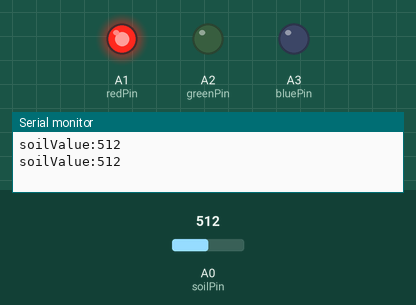
The sketch below on a simulated Arduino Uno, built with avr-gcc and run on an emulated ATmega328P. Shown: output pins drawn as LEDs (lit = HIGH), the last lines printed to the serial monitor. Inputs (shaded band) come from the test bench; at power-on: A0 (soilPin) = 512.

Above: at 4.8 s.
4.9 s: A0 (soilPin) set to 419
9.9 s: A0 (soilPin) set to 393
At 10.6 s:
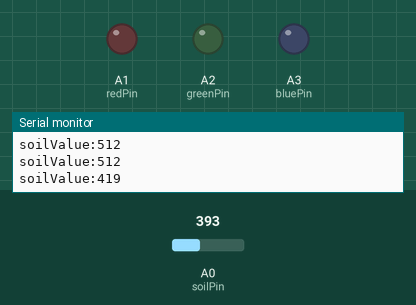
19.2 s: A0 (soilPin) set to 107
24.2 s: A0 (soilPin) set to 91
At 29.2 s:
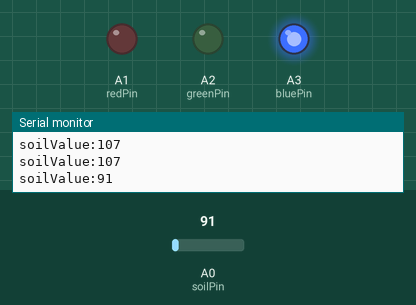
29.5 s: A0 (soilPin) set to 110
At 30.7 s:
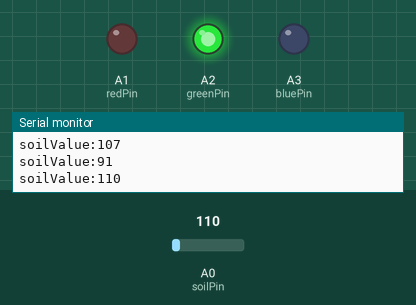
38.8 s: A0 (soilPin) set to 90
At 40.7 s:
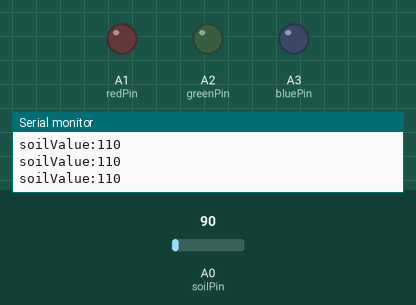
Timing chart, 0 to 43.5 s (numbered marks = the images above; inputs shaded):
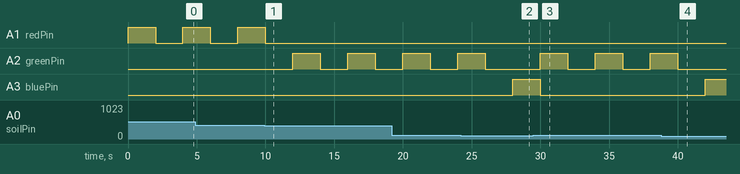

The sketch:

SOILMOSITURE-BRIGHTNESS.ino
```cpp
const int soilPin = A0;
const int redPin = A1 ;
const int greenPin = A2;
const int bluePin = A3;


int soilValue;

void setColor(int r, int g, int b)
 {
  analogWrite(redPin, r);
  analogWrite(greenPin, g);
  analogWrite(bluePin, b);
 }

void setup()
 {
  Serial.begin(9600);
  pinMode(soilPin, INPUT);

  pinMode(redPin, OUTPUT);
  pinMode(greenPin, OUTPUT);
  pinMode(bluePin, OUTPUT);
 }

void loop()
 {
  soilValue=analogRead(soilPin);

  Serial.print("soilValue:");
  Serial.println(soilValue);

  if(soilValue > 400)
  {
    setColor(255, 0, 0);
    delay(2000);
    setColor(0, 0, 0);
    delay(2000);
  }
  else if(soilValue>100)
  {
    setColor(0, 255, 0);
    delay(2000);
    setColor(0, 0, 0);
    delay(2000);
  }
  else
  {
    setColor(0, 0, 255);
    delay(2000);
  }
}
```

Measured:
- the behaviour switches between 401 and 400 on A0 (soilPin) (found by bisection; images 0 and 1)
- the behaviour switches between 101 and 100 on A0 (soilPin) (found by bisection; images 1 and 2)
- after the input at 9.9 s, A1 (redPin): goes on until 10.0 s, then stays LOW; A2 (greenPin): alternates HIGH for 2.0 s and LOW for 2.0 s, starting after 2.1 s
- after the input at 24.2 s, A2 (greenPin): goes on until 26.0 s, then stays LOW; A3 (bluePin): LOW → HIGH after 3.8 s
- after the input at 29.5 s, A2 (greenPin): alternates HIGH for 2.0 s and LOW for 2.0 s, starting after 0.50 s; A3 (bluePin): HIGH → LOW after 0.50 s
- after the input at 38.8 s, A2 (greenPin): goes on until 40.0 s, then stays LOW; A3 (bluePin): LOW → HIGH after 3.2 s
